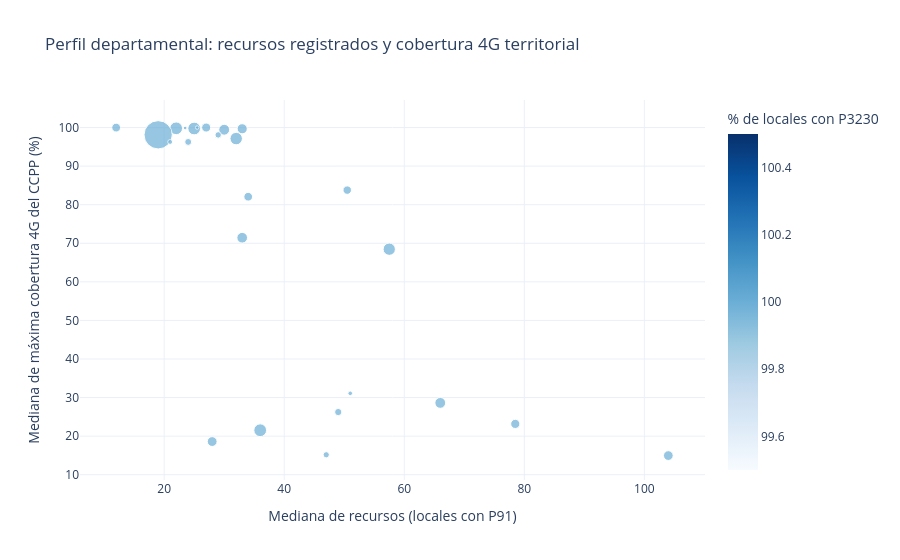

Here is the notebook cell this chart was saved with:
### Markdown cell above
### 10.5 ¿Qué territorios combinan menor disponibilidad de recursos y menor cobertura 4G?

### Code cell
perfil_departamento = (
    base.groupby("departamento", dropna=False)
    .agg(
        locales=("codlocal", "size"),
        pct_con_p91=("tiene_registro_recursos", "mean"),
        pct_con_p3230=("tiene_registro_lineas", "mean"),
        mediana_recursos=("recursos_total", "median"),
        mediana_cobertura_4g=("cobertura_4g_max_pct", "median"),
    )
    .reset_index()
)
perfil_departamento[["pct_con_p91", "pct_con_p3230"]] *= 100

fig5 = px.scatter(
    perfil_departamento, x="mediana_recursos", y="mediana_cobertura_4g",
    size="locales", color="pct_con_p3230", hover_name="departamento",
    title="Perfil departamental: recursos registrados y cobertura 4G territorial",
    labels={
        "mediana_recursos": "Mediana de recursos (locales con P91)",
        "mediana_cobertura_4g": "Mediana de máxima cobertura 4G del CCPP (%)",
        "pct_con_p3230": "% de locales con P3230",
    },
    color_continuous_scale="Blues",
)
fig5.show()
fig5.write_html(SALIDAS / "figura_5_perfil_departamental.html", include_plotlyjs="cdn")

prioridad_descriptiva = perfil_departamento.dropna(
    subset=["mediana_recursos", "mediana_cobertura_4g"]
).sort_values(["mediana_cobertura_4g", "mediana_recursos"]).head(5)
display(prioridad_descriptiva[["departamento", "locales", "mediana_recursos", "mediana_cobertura_4g", "pct_con_p3230"]])
display(Markdown(
    "**Interpretación.** Los puntos hacia la esquina inferior izquierda combinan menor mediana de recursos registrados y menor cobertura 4G territorial. "
    "Son candidatos para revisión, no una clasificación definitiva: las medianas usan universos distintos cuando faltan P91 u OSIPTEL."
))

### Figure 1 — Plotly figure (JSON) as saved in the notebook; plotly's stock layout.template omitted (floating-point values rounded to 4 significant figures)
{"data": [{"hovertemplate": "<b>%{hovertext}</b><br><br>Mediana de recursos (locales con P91)=%{x}<br>Mediana de máxima cobertura 4G del CCPP (%)=%{y}<br>locales=%{marker.size}<br>% de locales con P3230=%{marker.color}<extra></extra>", "hovertext": ["AMAZONAS", "ANCASH", "APURIMAC", "AREQUIPA", "AYACUCHO", "CAJAMARCA", "CALLAO", "CUSCO", "HUANCAVELICA", "HUANUCO", "ICA", "JUNIN", "LA LIBERTAD", "LAMBAYEQUE", "LIMA", "LORETO", "MADRE DE DIOS", "MOQUEGUA", "PASCO", "PIURA", "PUNO", "SAN MARTIN", "TACNA", "TUMBES", "UCAYALI"], "legendgroup": "", "marker": {"color": [100.0, 100.0, 100.0, 100.0, 100.0, 100.0, 100.0, 100.0, 100.0, 100.0, 100.0, 100.0, 100.0, 100.0, 100.0, 100.0, 100.0, 100.0, 100.0, 100.0, 100.0, 100.0, 100.0, 100.0, 100.0], "coloraxis": "coloraxis", "size": [337, 733, 540, 1042, 752, 1044, 496, 970, 605, 616, 523, 996, 1043, 760, 5153, 307, 84, 137, 249, 656, 458, 486, 267, 78, 151], "sizemode": "area", "sizeref": 12.88, "symbol": "circle"}, "mode": "markers", "name": "", "orientation": "v", "showlegend": false, "type": "scatter", "x": [49.0, 33.0, 78.5, 22.0, 66.0, 36.0, 12.0, 57.5, 104.0, 28.0, 27.0, 32.0, 25.0, 30.0, 19.0, 24.0, 23.5, 51.0, 47.0, 33.0, 50.5, 34.0, 29.0, 25.5, 21.0], "xaxis": "x", "y": [26.24, 71.44, 23.17, 99.8, 28.62, 21.53, 99.99, 68.46, 14.96, 18.59, 100.0, 97.14, 99.75, 99.43, 98.12, 96.27, 99.88, 31.1, 15.16, 99.68, 83.78, 82.07, 98.09, 100.0, 96.26], "yaxis": "y"}], "layout": {"coloraxis": {"colorbar": {"title": {"text": "% de locales con P3230"}}, "colorscale": [[0.0, "rgb(247,251,255)"], [0.125, "rgb(222,235,247)"], [0.25, "rgb(198,219,239)"], [0.375, "rgb(158,202,225)"], [0.5, "rgb(107,174,214)"], [0.625, "rgb(66,146,198)"], [0.75, "rgb(33,113,181)"], [0.875, "rgb(8,81,156)"], [1.0, "rgb(8,48,107)"]]}, "legend": {"itemsizing": "constant", "tracegroupgap": 0}, "title": {"text": "Perfil departamental: recursos registrados y cobertura 4G territorial"}, "xaxis": {"anchor": "y", "domain": [0.0, 1.0], "title": {"text": "Mediana de recursos (locales con P91)"}}, "yaxis": {"anchor": "x", "domain": [0.0, 1.0], "title": {"text": "Mediana de máxima cobertura 4G del CCPP (%)"}}}}
